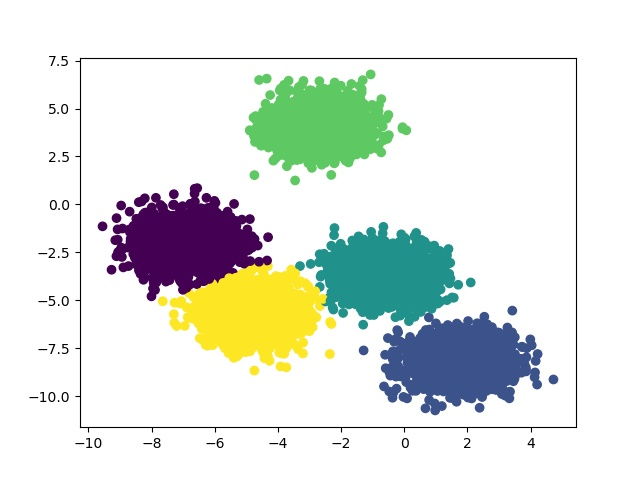

Here is the Python script that generated this plot:
import numpy as np 
import matplotlib.pyplot as plt
from mpi4py import MPI
from time import time

FILE_PATH = './../data/data.csv'

class KMeansClustering:
    def __init__(self, X, num_clusters, comm, rank):
        self.K = num_clusters 
        self.max_iterations = 10
        self.comm = comm
        self.rank = rank
        self.num_examples, self.num_features = X.shape 
        self.plot_figure = True
        
    
    def initialize_random_centroids(self, X):
        centroids = np.zeros((self.K, self.num_features)) 
        for k in range(self.K): 
            centroid = X[np.random.choice(range(self.num_examples))] 
            centroids[k] = centroid
        return centroids 
    
    
    def create_cluster(self, X, centroids):
        clusters = [[] for _ in range(self.K)]
        for point_idx, point in enumerate(X):
            closest_centroid = np.argmin(
                np.sqrt(np.sum((point-centroids)**2, axis=1))
            ) 
            clusters[closest_centroid].append(point_idx)
        return clusters 
    
    
    def calculate_new_centroids(self, clusters, X):
        centroids = np.zeros((self.K, self.num_features)) 
        for idx, cluster in enumerate(clusters):
            cluster_size = len(cluster)
            cluster_total_size = comm.reduce(cluster_size, op=MPI.SUM, root=0)
            new_centroid = np.sum(X[cluster], axis=0)
            sum_centroid = comm.reduce(new_centroid, op=MPI.SUM, root=0)
            if self.rank == 0:
                new_centroid = sum_centroid/cluster_total_size
            self.comm.Bcast(new_centroid, root=0)
            centroids[idx] = new_centroid
        return centroids
    
    
    def predict_cluster(self, clusters, X):
        y_pred = [[] for _ in range(self.num_examples)]
        for cluster_idx, cluster in enumerate(clusters):
            for sample_idx in cluster:
                y_pred[sample_idx] = cluster_idx
        return y_pred
    
    
    def plot_fig(self, X, y):
        plt.scatter(X[:, 0], X[:, 1], c=y)
        plt.savefig(f"k_means_c.jpg")
        
    
    def fit(self, X):
        if self.rank == 0:
            centroids = self.initialize_random_centroids(X)
        else:
            centroids = np.zeros((self.K, self.num_features))
    
        self.comm.Bcast(centroids, root=0)
        
        for _ in range(self.max_iterations):
            clusters = self.create_cluster(X, centroids) 
            previous_centroids = centroids
            centroids = self.calculate_new_centroids(clusters, X)
            diff = centroids - previous_centroids
            diff_all = np.empty_like(diff)
            comm.Allreduce(diff, diff_all, op=MPI.SUM)
            if not diff_all.any():
                break
        y_pred = self.predict_cluster(clusters, X)
        all_y_pred = comm.reduce(y_pred, op=MPI.SUM, root=0)
        return all_y_pred


start_time = time()

comm = MPI.COMM_WORLD
size = comm.Get_size()
rank = comm.Get_rank()

data = np.genfromtxt(FILE_PATH, delimiter=',')

partition = len(data)//size

new_data = [None for _ in range(size)]

for i in range(size):
    new_data[i] = data[(i*partition): (i*partition + partition)]
    
Kmeans = KMeansClustering(new_data[rank], 5, comm, rank)

y_pred = Kmeans.fit(new_data[rank])
if rank == 0:
    Kmeans.plot_fig(data, y_pred)

end_time = time()
if rank == 0:
    print(f"--- {end_time - start_time} seconds ---")

